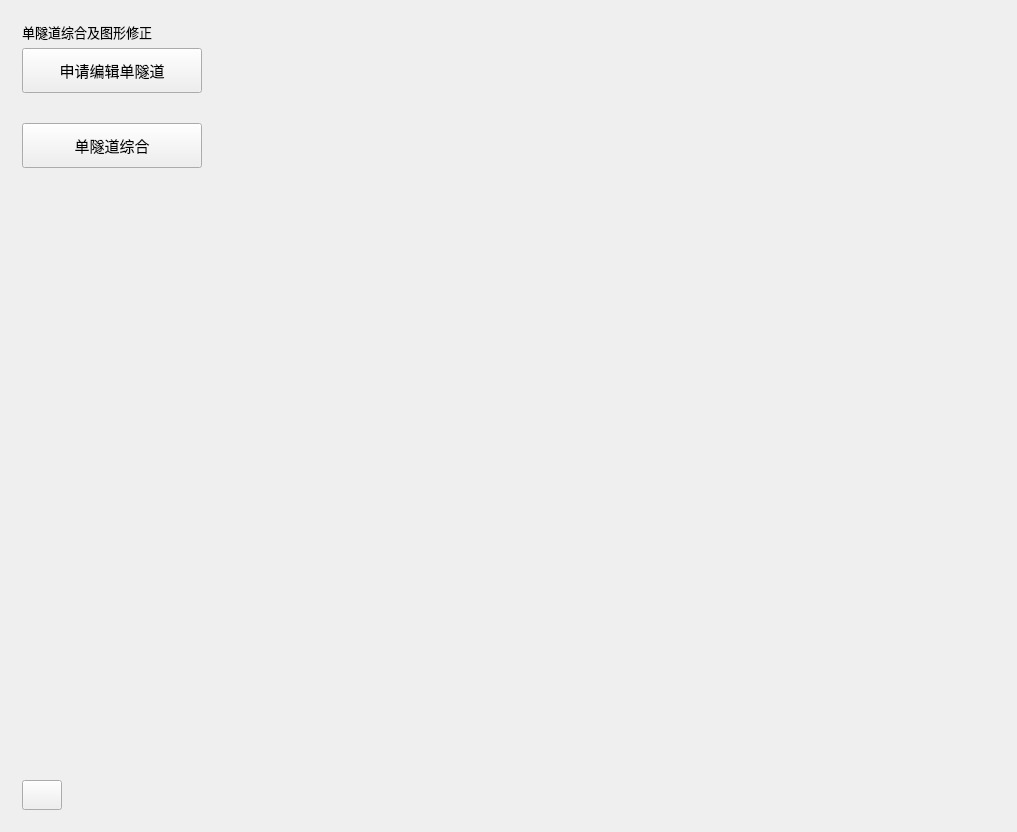
<?xml version="1.0" encoding="UTF-8"?>
<ui version="4.0">
 <class>View3DTVCalcuMatDataWidget</class>
 <widget class="QWidget" name="View3DTVCalcuMatDataWidget">
  <property name="geometry">
   <rect>
    <x>0</x>
    <y>0</y>
    <width>1017</width>
    <height>832</height>
   </rect>
  </property>
  <property name="font">
   <font>
    <family>微软雅黑</family>
    <pointsize>10</pointsize>
   </font>
  </property>
  <property name="windowTitle">
   <string>铁路隧道建筑限界测量系统-双目计算三维结果(.mdat)查看工具</string>
  </property>
  <property name="windowIcon">
   <iconset>
    <normaloff>:/image/icon.png</normaloff>:/image/icon.png</iconset>
  </property>
  <property name="styleSheet">
   <string notr="true"/>
  </property>
  <layout class="QGridLayout" name="gridLayout">
   <item row="0" column="0">
    <widget class="QWidget" name="widget" native="true">
     <property name="styleSheet">
      <string notr="true"/>
     </property>
     <layout class="QVBoxLayout" name="verticalLayout">
      <item>
       <widget class="QLabel" name="label_8">
        <property name="text">
         <string>单隧道综合及图形修正</string>
        </property>
       </widget>
      </item>
      <item>
       <widget class="QPushButton" name="button4">
        <property name="minimumSize">
         <size>
          <width>180</width>
          <height>45</height>
         </size>
        </property>
        <property name="font">
         <font>
          <family>微软雅黑</family>
          <pointsize>11</pointsize>
         </font>
        </property>
        <property name="cursor">
         <cursorShape>PointingHandCursor</cursorShape>
        </property>
        <property name="mouseTracking">
         <bool>true</bool>
        </property>
        <property name="toolTip">
         <string>
                    &lt;!DOCTYPE HTML PUBLIC &quot;-//W3C//DTD HTML 4.0//EN&quot; &quot;http://www.w3.org/TR/REC-html40/strict.dtd&quot;&gt;
                    &lt;html&gt;&lt;head&gt;&lt;meta name=&quot;qrichtext&quot; content=&quot;1&quot; /&gt;&lt;style type=&quot;text/css&quot;&gt;
                    p, li { white-space: pre-wrap; }
                    &lt;/style&gt;&lt;/head&gt;&lt;body style=&quot; font-family:'微软雅黑'; font-size:11pt; font-weight:400; font-style:normal;&quot;&gt;
                    &lt;p align=&quot;center&quot; style=&quot; margin-top:0px; margin-bottom:0px; margin-left:0px; margin-right:0px; -qt-block-indent:0; text-indent:0px;&quot;&gt;申请编辑单隧道&lt;/p&gt;&lt;/body&gt;&lt;/html&gt;
                  </string>
        </property>
        <property name="styleSheet">
         <string notr="true">
                    QPushButton{
                    border-width:4px;
                    border-image:url(:image/tabbutton1_up.png)
                    4 4 4 4 stretch stretch;
                    }

                    QPushButton:hover{
                    border: 0.1px solid;
                    border-image:url(:image/tabbutton1.png)
                    }

                    QPushButton:pressed{
                    border: 0.1px solid;
                    border-image:url(:image/tabbutton2.png)
                    }
                  </string>
        </property>
        <property name="text">
         <string>申请编辑单隧道</string>
        </property>
       </widget>
      </item>
      <item>
       <widget class="QLabel" name="label_6">
        <property name="styleSheet">
         <string notr="true">image: url(:/image/arrow.png);</string>
        </property>
        <property name="text">
         <string/>
        </property>
       </widget>
      </item>
      <item>
       <widget class="QPushButton" name="button5">
        <property name="sizePolicy">
         <sizepolicy hsizetype="Fixed" vsizetype="Fixed">
          <horstretch>0</horstretch>
          <verstretch>0</verstretch>
         </sizepolicy>
        </property>
        <property name="minimumSize">
         <size>
          <width>180</width>
          <height>45</height>
         </size>
        </property>
        <property name="font">
         <font>
          <family>微软雅黑</family>
          <pointsize>11</pointsize>
         </font>
        </property>
        <property name="cursor">
         <cursorShape>PointingHandCursor</cursorShape>
        </property>
        <property name="toolTip">
         <string>
                    &lt;!DOCTYPE HTML PUBLIC &quot;-//W3C//DTD HTML 4.0//EN&quot; &quot;http://www.w3.org/TR/REC-html40/strict.dtd&quot;&gt;
                    &lt;html&gt;&lt;head&gt;&lt;meta name=&quot;qrichtext&quot; content=&quot;1&quot; /&gt;&lt;style type=&quot;text/css&quot;&gt;
                    p, li { white-space: pre-wrap; }
                    &lt;/style&gt;&lt;/head&gt;&lt;body style=&quot; font-family:'微软雅黑'; font-size:11pt; font-weight:400; font-style:normal;&quot;&gt;
                    &lt;p align=&quot;center&quot; style=&quot; margin-top:0px; margin-bottom:0px; margin-left:0px; margin-right:0px; -qt-block-indent:0; text-indent:0px;&quot;&gt;单隧道综合&lt;/p&gt;&lt;/body&gt;&lt;/html&gt;
                  </string>
        </property>
        <property name="styleSheet">
         <string notr="true">
                    QPushButton{
                    border-width:4px;
                    border-image:url(:image/tabbutton1_up.png)
                    4 4 4 4 stretch stretch;
                    }

                    QPushButton:hover{
                    border: 0.1px solid;
                    border-image:url(:image/tabbutton1.png)
                    }

                    QPushButton:pressed{
                    border: 0.1px solid;
                    border-image:url(:image/tabbutton2.png)
                    }
                  </string>
        </property>
        <property name="text">
         <string>单隧道综合</string>
        </property>
       </widget>
      </item>
      <item>
       <spacer name="verticalSpacer">
        <property name="orientation">
         <enum>Qt::Vertical</enum>
        </property>
        <property name="sizeHint" stdset="0">
         <size>
          <width>0</width>
          <height>0</height>
         </size>
        </property>
       </spacer>
      </item>
      <item>
       <widget class="QPushButton" name="exitButton">
        <property name="minimumSize">
         <size>
          <width>40</width>
          <height>30</height>
         </size>
        </property>
        <property name="maximumSize">
         <size>
          <width>40</width>
          <height>30</height>
         </size>
        </property>
        <property name="cursor">
         <cursorShape>PointingHandCursor</cursorShape>
        </property>
        <property name="styleSheet">
         <string notr="true">
                    QPushButton{
                    font: 87 italic 8pt &quot;Arial Black&quot;;
                    font: 75 italic 9pt &quot;Agency FB&quot;;
                    border-width:4px;
                    border-image: url(:/image/exit.png)
                    2 2 2 2 stretch stretch;
                    }

                  </string>
        </property>
        <property name="text">
         <string/>
        </property>
       </widget>
      </item>
     </layout>
    </widget>
   </item>
   <item row="0" column="1">
    <widget class="QStackedWidget" name="stackedWidget">
     <property name="currentIndex">
      <number>1</number>
     </property>
     <widget class="QWidget" name="page4"/>
     <widget class="QWidget" name="page5"/>
    </widget>
   </item>
  </layout>
 </widget>
 <layoutdefault spacing="6" margin="11"/>
 <resources/>
 <connections/>
</ui>
